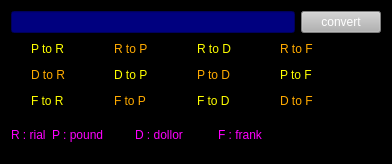
<?xml version="1.0" encoding="UTF-8"?>
<ui version="4.0">
 <class>Form</class>
 <widget class="QWidget" name="Form">
  <property name="geometry">
   <rect>
    <x>0</x>
    <y>0</y>
    <width>392</width>
    <height>164</height>
   </rect>
  </property>
  <property name="windowTitle">
   <string>Form</string>
  </property>
  <property name="styleSheet">
   <string notr="true">background-color: rgb(0, 0, 0);</string>
  </property>
  <layout class="QGridLayout" name="gridLayout">
   <item row="4" column="0">
    <widget class="QLabel" name="label_3">
     <property name="styleSheet">
      <string notr="true">color:rgb(255, 0, 255);</string>
     </property>
     <property name="text">
      <string>R : rial</string>
     </property>
    </widget>
   </item>
   <item row="0" column="7">
    <widget class="QPushButton" name="btn_c">
     <property name="styleSheet">
      <string notr="true">background-color: rgb(178, 178, 178);
color: rgb(255, 255, 255);</string>
     </property>
     <property name="text">
      <string>convert</string>
     </property>
    </widget>
   </item>
   <item row="2" column="2" colspan="2">
    <widget class="QRadioButton" name="rb_DP">
     <property name="styleSheet">
      <string notr="true">color: rgb(255, 255, 0);</string>
     </property>
     <property name="text">
      <string>D to P</string>
     </property>
    </widget>
   </item>
   <item row="4" column="1" colspan="2">
    <widget class="QLabel" name="label_4">
     <property name="styleSheet">
      <string notr="true">color:rgb(255, 0, 255);</string>
     </property>
     <property name="text">
      <string>P : pound</string>
     </property>
    </widget>
   </item>
   <item row="3" column="4" colspan="2">
    <widget class="QRadioButton" name="rb_FD">
     <property name="styleSheet">
      <string notr="true">color: rgb(255, 255, 0);</string>
     </property>
     <property name="text">
      <string>F to D</string>
     </property>
    </widget>
   </item>
   <item row="1" column="0" colspan="2">
    <widget class="QRadioButton" name="rb_PR">
     <property name="styleSheet">
      <string notr="true">color: rgb(255, 255, 0);</string>
     </property>
     <property name="text">
      <string>P to R</string>
     </property>
    </widget>
   </item>
   <item row="1" column="2" colspan="2">
    <widget class="QRadioButton" name="rb_RP">
     <property name="styleSheet">
      <string notr="true">color: rgb(255, 170, 0);</string>
     </property>
     <property name="text">
      <string>R to P</string>
     </property>
    </widget>
   </item>
   <item row="2" column="6" colspan="2">
    <widget class="QRadioButton" name="rb_PF">
     <property name="styleSheet">
      <string notr="true">color: rgb(255, 255, 0);</string>
     </property>
     <property name="text">
      <string>P to F</string>
     </property>
    </widget>
   </item>
   <item row="3" column="2" colspan="2">
    <widget class="QRadioButton" name="rb_FP">
     <property name="styleSheet">
      <string notr="true">color: rgb(255, 170, 0);</string>
     </property>
     <property name="text">
      <string>F to P</string>
     </property>
    </widget>
   </item>
   <item row="1" column="6" colspan="2">
    <widget class="QRadioButton" name="rb_RF">
     <property name="styleSheet">
      <string notr="true">color: rgb(255, 170, 0);</string>
     </property>
     <property name="text">
      <string>R to F</string>
     </property>
    </widget>
   </item>
   <item row="2" column="4" colspan="2">
    <widget class="QRadioButton" name="rb_PD">
     <property name="styleSheet">
      <string notr="true">color: rgb(255, 170, 0);</string>
     </property>
     <property name="text">
      <string>P to D</string>
     </property>
    </widget>
   </item>
   <item row="4" column="5" colspan="2">
    <widget class="QLabel" name="label_6">
     <property name="styleSheet">
      <string notr="true">color:rgb(255, 0, 255);</string>
     </property>
     <property name="text">
      <string>F : frank</string>
     </property>
    </widget>
   </item>
   <item row="3" column="6" colspan="2">
    <widget class="QRadioButton" name="rb_DF">
     <property name="styleSheet">
      <string notr="true">color: rgb(255, 170, 0);</string>
     </property>
     <property name="text">
      <string>D to F</string>
     </property>
    </widget>
   </item>
   <item row="3" column="0" colspan="2">
    <widget class="QRadioButton" name="rb_FR">
     <property name="styleSheet">
      <string notr="true">color: rgb(255, 255, 0);</string>
     </property>
     <property name="text">
      <string>F to R</string>
     </property>
    </widget>
   </item>
   <item row="4" column="3" colspan="2">
    <widget class="QLabel" name="label_5">
     <property name="styleSheet">
      <string notr="true">color:rgb(255, 0, 255);</string>
     </property>
     <property name="text">
      <string>D : dollor</string>
     </property>
    </widget>
   </item>
   <item row="1" column="4" colspan="2">
    <widget class="QRadioButton" name="rb_RD">
     <property name="styleSheet">
      <string notr="true">color: rgb(255, 255, 0);</string>
     </property>
     <property name="text">
      <string>R to D</string>
     </property>
    </widget>
   </item>
   <item row="2" column="0" colspan="2">
    <widget class="QRadioButton" name="rb_DR">
     <property name="styleSheet">
      <string notr="true">color: rgb(255, 170, 0);</string>
     </property>
     <property name="text">
      <string>D to R</string>
     </property>
    </widget>
   </item>
   <item row="0" column="0" colspan="7">
    <widget class="QLineEdit" name="line">
     <property name="styleSheet">
      <string notr="true">color: rgb(85, 255, 255);
background-color: rgb(0, 0, 127);</string>
     </property>
    </widget>
   </item>
  </layout>
 </widget>
 <resources/>
 <connections/>
</ui>
